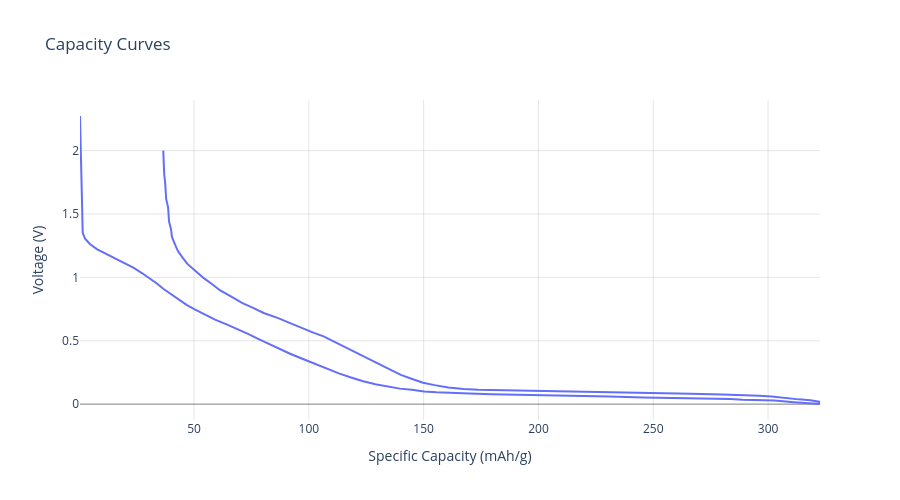

Notebook code cell kept with this figure:
### Code cell
# hc2

half_cell = (
    pd.read_csv(
        '../local_data/active_materials/anode/Hard Carbon (Vendor B - 300 mAh g).csv',
        names=['specific_capacity', 'voltage', 'direction', 'id'],
        skiprows=1
    ).drop(
        columns=['id']
    ).assign(
        direction = lambda x: x['direction'].apply(lambda y: 'discharge' if y == 'CC_DChg' else 'charge'),
    )
)

# px.line(half_cell, x='specific_capacity', y='voltage', markers=True, color='direction').show()

hc2 = AnodeMaterial(
    name = 'Hard Carbon (Vendor B)',
    reference = 'Na/Na+',
    specific_cost = 7.00,
    density = 1.5,
    specific_capacity_curves = half_cell,
    color='#1a1a1a'
)

hc2.plot_specific_capacity_curves(width=900, height=500).show()

### Figure 1 — Plotly figure (JSON) as saved in the notebook; plotly's stock layout.template omitted (floating-point values rounded to 4 significant figures)
{"data": [{"hovertemplate": "<b>%{fullData.name}</b><br>Capacity: %{x:.2f} mAh/g<br>Voltage: %{y:.3f} V<br><i>Individual Material</i><extra></extra>", "line": {"width": 2}, "mode": "lines", "name": "2.2733 V", "type": "scatter", "x": [0.3332, 1.217, 1.512, 2.544, 4.754, 7.849, 11.39, 15.36, 19.79, 23.76, 27.3, 30.84, 33.93, 36.58, 39.68, 43.22, 46.75, 50.29, 54.27, 59.13, 64.44, 69.3, 73.72, 78.14, 82.56, 86.98, 91.85, 97.15, 102.5, 107.8, 113.1, 118.4, 123.7, 129.0, 134.3, 139.6, 144.9, 150.2, 155.6, 162.4, 169.9, 179.6, 190.5, 201.9, 217.5, 230.9, 245.6, 255.3, 265.4, 274.7, 283.5, 289.0, 294.8, 302.8, 311.3, 318.4, 322.6, 322.6, 322.2, 318.4, 313.4, 307.9, 301.6, 296.1, 288.5, 280.1, 266.2, 255.7, 245.6, 238.5, 228.4, 218.7, 204.0, 195.2, 187.6, 180.9, 173.7, 167.4, 160.7, 154.8, 149.7, 144.7, 140.1, 135.4, 131.7, 126.6, 121.6, 115.7, 111.0, 106.4, 102.2, 97.16, 92.11, 86.65, 80.34, 75.71, 71.08, 66.04, 61.41, 57.62, 54.26, 50.89, 47.11, 45.01, 42.9, 41.64, 40.38, 39.96, 39.12, 38.7, 37.85, 37.43, 37.01, 36.59], "y": [2.273, 1.492, 1.351, 1.304, 1.262, 1.221, 1.189, 1.151, 1.113, 1.075, 1.034, 0.9907, 0.9496, 0.9102, 0.8708, 0.8248, 0.7838, 0.7468, 0.7092, 0.6672, 0.6278, 0.591, 0.5516, 0.5135, 0.4754, 0.4373, 0.3978, 0.3579, 0.319, 0.2796, 0.2424, 0.2101, 0.1805, 0.1575, 0.1394, 0.1223, 0.1143, 0.1, 0.0938, 0.0875, 0.0844, 0.0781, 0.075, 0.0719, 0.0656, 0.0594, 0.0531, 0.05, 0.0469, 0.0469, 0.0406, 0.0344, 0.0312, 0.0281, 0.0156, 0.0062, 0.001, 0.001, 0.0188, 0.0312, 0.0375, 0.05, 0.0594, 0.0656, 0.0719, 0.075, 0.0812, 0.0844, 0.0875, 0.0906, 0.0906, 0.0938, 0.1, 0.1031, 0.1031, 0.1062, 0.1125, 0.1188, 0.1312, 0.15, 0.1688, 0.2, 0.2312, 0.2719, 0.3062, 0.35, 0.4, 0.45, 0.4938, 0.5344, 0.5625, 0.6031, 0.6375, 0.6781, 0.7188, 0.7594, 0.7969, 0.85, 0.8969, 0.95, 0.9938, 1.047, 1.106, 1.156, 1.209, 1.262, 1.319, 1.381, 1.441, 1.553, 1.619, 1.744, 1.812, 2.0]}], "layout": {"height": 500, "hovermode": "closest", "paper_bgcolor": "white", "plot_bgcolor": "white", "title": {"text": "Capacity Curves"}, "width": 900, "xaxis": {"gridcolor": "rgba(128, 128, 128, 0.2)", "gridwidth": 1, "showgrid": true, "title": {"text": "Specific Capacity (mAh/g)"}, "zeroline": true, "zerolinecolor": "rgba(0, 0, 0, 0.5)", "zerolinewidth": 1}, "yaxis": {"gridcolor": "rgba(128, 128, 128, 0.2)", "gridwidth": 1, "showgrid": true, "title": {"text": "Voltage (V)"}, "zeroline": true, "zerolinecolor": "rgba(0, 0, 0, 0.5)", "zerolinewidth": 1}}}
